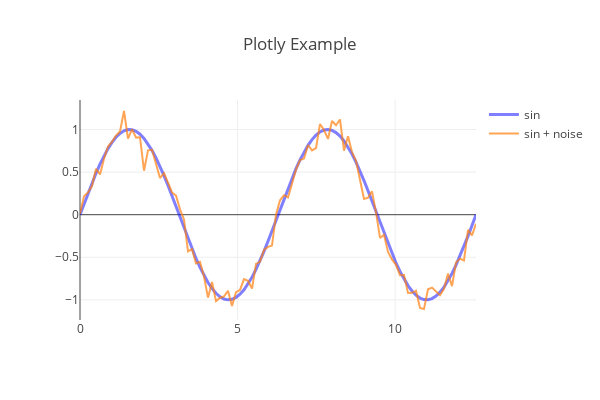

This figure's notebook cell:
### Code cell
import numpy as np

x = np.linspace(0, 4*np.pi, 100)
y = np.sin(x)
y2 = y + np.random.normal(0, 0.1, len(x))

line = {"x":x, "y":y, "name":"sin", "line":{"width":3, "color":"blue"}, "opacity":0.5}
line2 = {"x":x, "y":y2, "name":"sin + noise", "opacity":0.7}
layout = {"title": "Plotly Example", "width":600, "height":400}
fig = {"data":[line, line2], "layout":layout}
iplot(fig)
